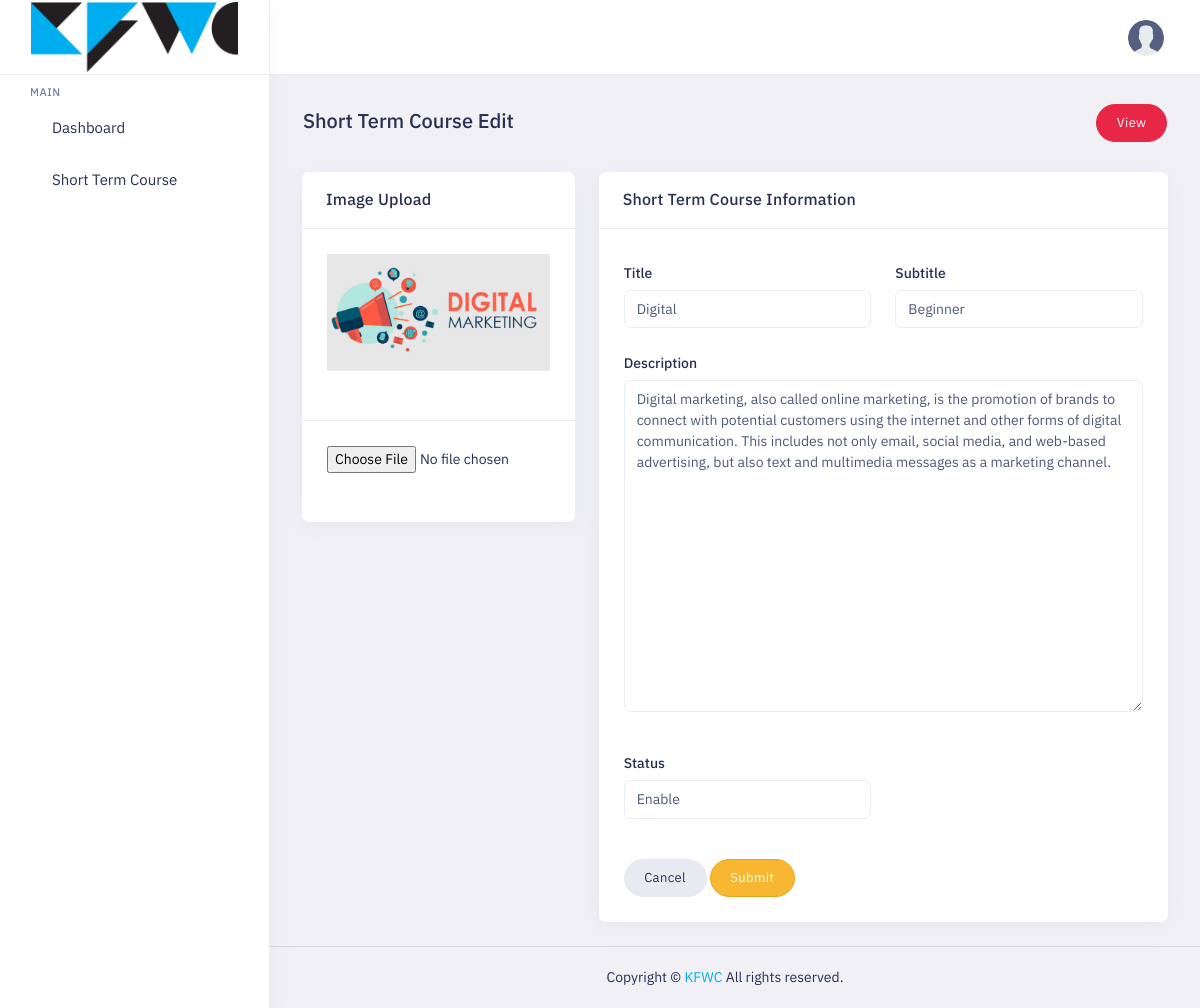
Page /user/edit_course/7/ (signed in) on the committed database.
### User/models.py (models this page shows)
class Courses(models.Model):
    title = models.CharField(max_length=500 , null=False)
    subtitle = models.CharField(max_length=500, null=False)
    image = models.ImageField(upload_to='photos/course',null=False)
    description = models.CharField(max_length=800, null=False)
    status = models.BooleanField(default=True)

### User/views.py (the view)
# urls.py: path('edit_course/<int:id>/',views.Edit_course,name='edit_course'),
@login_required(login_url = 'login')
def Edit_course(request,id):
    if request.method == 'POST':
        course = Courses.objects.get(id=id)
        if not request.FILES.get('image'):
            Courses.objects.filter(id=id).update(
                title = request.POST['title'],
                subtitle = request.POST['subtitle'],
                description = request.POST['description'],
                status = request.POST['status'],
            )
            return redirect('course')
        else:
            os.remove(course.image.path)
            course.image = request.FILES['image']
            course.save()
            Courses.objects.filter(id=id).update(
                title = request.POST['title'],
                subtitle = request.POST['subtitle'],
                description = request.POST['description'],
                status = request.POST['status'],
            )
            return redirect('course')
    else:
        context = {
            'course': Courses.objects.get(id=id)
        }
        return render(request,'short-course-edit.html',context)

### templates/short-course-edit.html (shortened to what this page needs)
{% load static %}
<!doctype html>
<html lang="en" dir="ltr">
<head>
    <link id="style" href="{% static 'assets/plugins/bootstrap/css/bootstrap.min.css' %}" rel="stylesheet" />
    <link href="{% static 'assets/css/style.css' %}" rel="stylesheet" />
    <link href="{% static 'assets/css/dark-style.css' %}" rel="stylesheet" />
    <link href="{% static 'assets/css/transparent-style.css' %}" rel="stylesheet">
    <link href="{% static 'assets/css/skin-modes.css' %}" rel="stylesheet" />
    <link href="{% static 'assets/css/icons.css' %}" rel="stylesheet" />
    <link id="theme" rel="stylesheet" type="text/css" media="all" href="{% static 'assets/colors/color1.css' %}" />
    <link href="{% static 'assets/css/style-custom.css' %}" rel="stylesheet" />
</head>
<body class="app sidebar-mini ltr light-mode">
    <div class="page">
        <div class="page-main">
            <div class="app-header header sticky">
                <div class="container-fluid main-container">
                    <div class="d-flex">
                        <a aria-label="Hide Sidebar" class="app-sidebar__toggle" data-bs-toggle="sidebar"
                            href="javascript:void(0)"></a>
                        <div class="d-flex order-lg-2 ms-auto header-right-icons">
                            <div class="navbar navbar-collapse responsive-navbar p-0">
                                <div class="collapse navbar-collapse" id="navbarSupportedContent-4">
                                    <div class="d-flex order-lg-2">
                                        <div class="d-flex country">
                                            <a class="nav-link icon theme-layout nav-link-bg layout-setting">
                                                <span class="dark-layout"><i class="fe fe-moon"></i></span>
                                            </a>
                                        </div>
                                        <div class="dropdown d-flex profile-1">
                                            <a href="javascript:void(0)" data-bs-toggle="dropdown"
                                                class="nav-link leading-none d-flex">
                                                <img src="{% static 'assets/images_ex/user.png' %}" alt="profile-user"
                                                    class="avatar  profile-user brround cover-image">
                                            </a>
                                        </div>
                                    </div>
                                </div>
                            </div>
                        </div>
                    </div>
                </div>
            </div>
            <div class="sticky">
                <div class="app-sidebar">
                    <div class="side-header">
                        <a class="header-brand1" href="index.php">
                            <img src="{% static 'assets/images_ex/logo.png' %}" class="header-brand-img light-logo1" alt="logo">
                        </a>
                    </div>
                    <div class="main-sidemenu">
                            <ul class="side-menu">
                                <li class="sub-category">
                                    <h3>Main</h3>
                                </li>
                                <li class="slide">
                                    <a class="side-menu__item has-link" data-bs-toggle="slide" href="{% url 'HomePage' %}"><i
                                            class="side-menu__icon fe fe-home"></i><span
                                            class="side-menu__label">Dashboard</span></a>
                                </li>
                                  <li class="slide">
                                    <a class="side-menu__item has-link" data-bs-toggle="slide" href="{% url 'course' %}"><i
                                            class="side-menu__icon fa fa-book"></i><span
                                            class="side-menu__label">Short Term Course</span></a>
                                </li>
                            </ul>
                    </div>
                </div>
            </div>
            <div class="main-content app-content mt-0">
                <div class="side-app">
                    <div class="main-container container-fluid">
                        <div class="page-header">
                            <h1 class="page-title">Short Term Course Edit</h1>
                            <a href="short-course-view.php" class="btn btn-danger btn-pill">View</a>
                        </div>
                        <form method="POST" class="" enctype="multipart/form-data">
                            <div class="row">
                                <div class="col-lg-4 col-md-6">
                                    <div class="card">
                                        <div class="card-header">
                                            <h3 class="card-title">Image Upload</h3>
                                        </div>
                                        <div class=" card-body">
                                            <div class="row mb-5">
                                                <div class="col-lg-12 col-sm-12 mb-4 mb-lg-0">
                                                    <img class=""
                                                        src={{ course.image.url }} alt="">
                                                </div>
                                            </div>
                                        </div>
                                        <div class=" card-body">
                                            <div class="row mb-5">
                                                <div class="col-lg-12 col-sm-12 mb-4 mb-lg-0">
                                                    <input type="file" name="image" class="dropify" data-bs-height="180" />
                                                </div>
                                            </div>
                                        </div>
                                    </div>
                                </div>
                                <div class="col-lg-8">
                                    <div class="card">
                                        <div class="card-header">
                                            <h3 class="card-title">Short Term Course Information</h3>
                                        </div>
                                        <div class="card-body">
                                            <div class="row">
                                                <div class="col-sm-6 col-md-6">
                                                    <div class="form-group">
                                                        <label class="form-label"> Title</label>
                                                        <input type="text" name="title" class="form-control" value={{course.title}} placeholder=" Title">
                                                    </div>
                                                </div>
                                                <div class="col-sm-6 col-md-6">
                                                    <div class="form-group">
                                                        <label class="form-label">Subtitle</label>
                                                        <input type="text" name="subtitle" class="form-control" value={{course.subtitle}}  placeholder="Subtitle">
                                                    </div>
                                                </div>
                                                <div class="col-md-12">
                                                    <div class="form-group">
                                                        <label class="form-label">Description</label>
                                                        <textarea class="form-control mb-4" placeholder="Course Dscription" name="description" rows="15">{{course.description}}</textarea>
                                                    </div>
                                                </div>
                                                <div class="col-md-6">
                                                    <div class="form-group">
                                                        <label class="form-label">Status</label>
                                                        <select class="form-control select2" data-placeholder="Status" name="status">
                                                            <option value="True">Enable</option>
                                                        </select>
                                                    </div>
                                                </div>
                                                <div class="col-lg-12 ">
                                                    <div class="mt-5">
                                                        <a href="" class="btn btn-default btn-pill">Cancel</a>
                                                        <button type="submit" class="btn btn-warning btn-pill">Submit</button>
                                                    </div>
                                                </div>
                                            </div>
                                        </div>
                                    </div>
                                </div>
                            </div>
                    </div>
                </div>
            </div>
            </div>
            </div>
            <footer class="footer">
                <div class="container">
                    <div class="row align-items-center flex-row-reverse">
                        <div class="col-md-12 col-sm-12 text-center">
                            Copyright ©  <a href="">KFWC</a> All rights reserved.
                        </div>
                    </div>
                </div>
            </footer>
</body>
</html>

### static/assets/colors/color1.css (style rules this page uses)
a { color: var(--primary-bg-color); }
.footer a:not(.btn) { color: var(--primary-bg-color); }
.avatar { background: var(--primary02) no-repeat center/cover; }

### static/assets/css/style-custom.css (style rules this page uses)
.header-brand-img { width: 130px !important; }
.header-brand-img { height: 70px; width: auto !important; }
.side-menu .side-menu__icon { color: #00aeef !important; }
.header-right-icons .nav-link.icon { color: #00aeef !important; }
.app-sidebar__toggle { color: #00aeef !important; }
.footer a:not(.btn) { color: #00aeef !important; }

### rows in the picture
Courses: image (picture), description "Digital marketing, also called online marketing, is the promotion of brands to connect with potential customers using the internet and other forms of digital communication. This includes not only email, social media, and web-based advertising, but also text and multimedia messages as a marketing channel."
